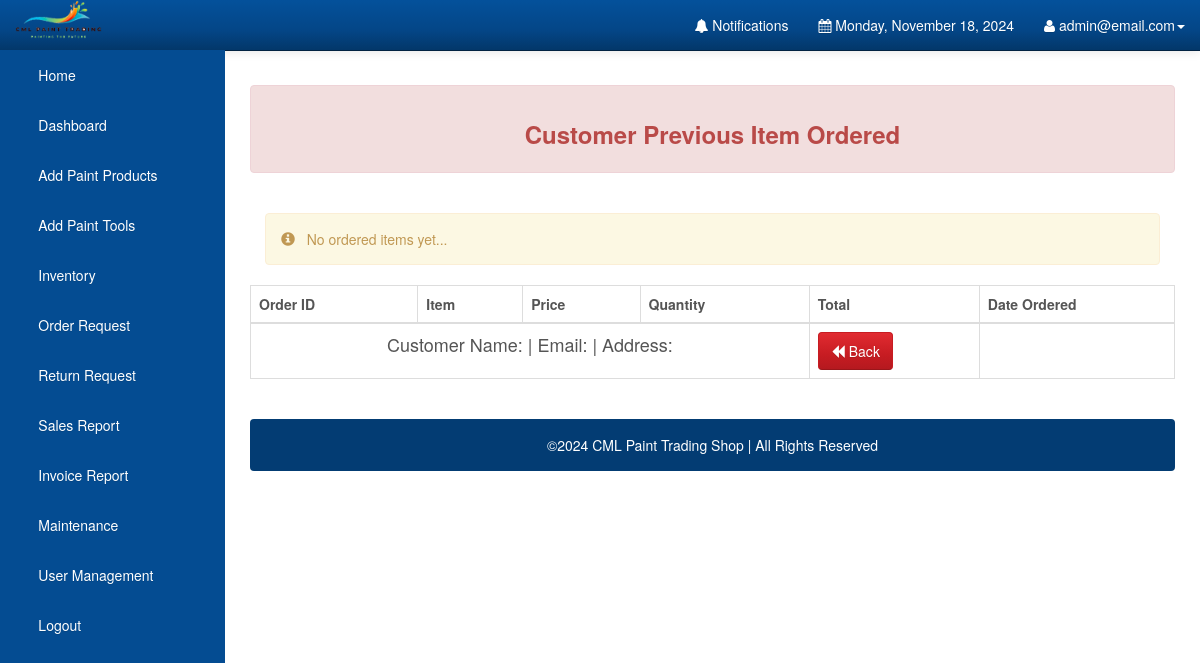
Before: /Admin/previous_orders.php?previous_id=66 (signed in) with the older database file.
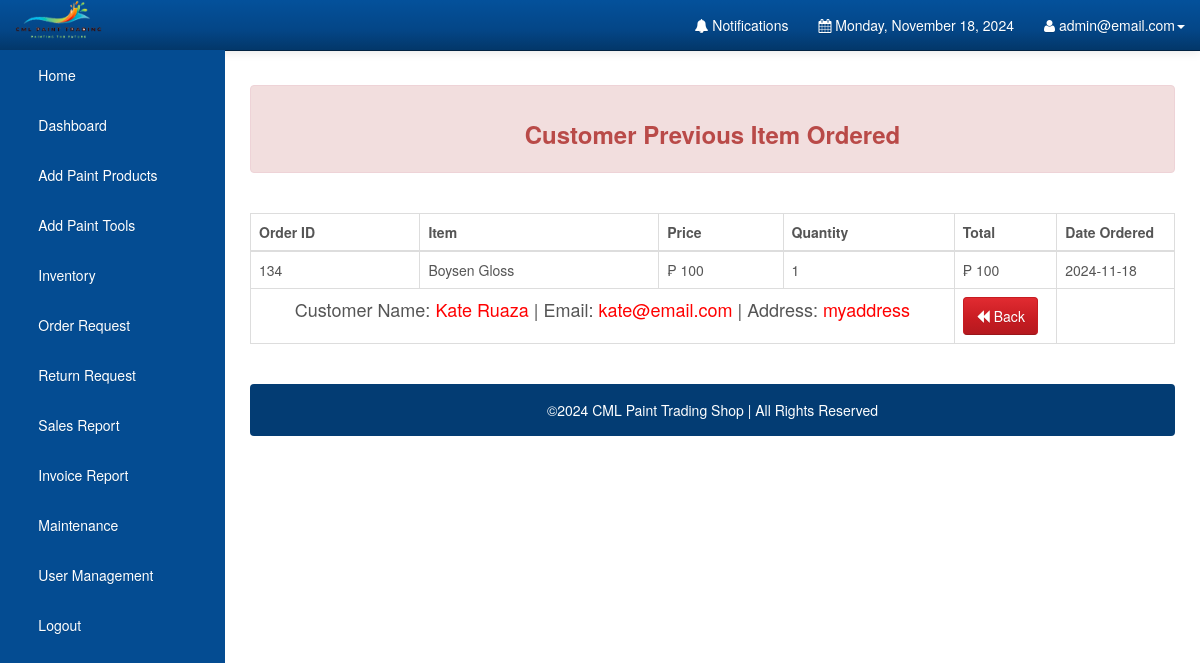
After: the same page with the newer database file.
### tables this page shows
CREATE TABLE `orderdetails` (
  `order_id` int(10) UNSIGNED NOT NULL,
  `user_id` int(11) NOT NULL DEFAULT 0,
  `order_name` varchar(1000) NOT NULL DEFAULT '',
  `order_price` double NOT NULL DEFAULT 0,
  `order_quantity` int(10) UNSIGNED NOT NULL DEFAULT 0,
  `order_total` double NOT NULL DEFAULT 0,
  `order_status` varchar(45) NOT NULL DEFAULT '',
  `order_date` date DEFAULT NULL,
  `order_pick_up` datetime(6) DEFAULT NULL,
  `order_pick_place` enum('Quezon City','Caloocan','Valenzuela','San Jose de Monte') DEFAULT NULL,
  `gl` enum('Gallon','Liter') DEFAULT NULL,
  `payment_id` int(11) DEFAULT NULL,
  `product_id` int(11) DEFAULT NULL
);

CREATE TABLE `users` (
  `user_id` int(11) NOT NULL,
  `user_email` varchar(1000) NOT NULL,
  `user_password` varchar(1000) NOT NULL,
  `user_firstname` varchar(1000) NOT NULL,
  `user_lastname` varchar(1000) NOT NULL,
  `user_address` varchar(1000) NOT NULL,
  `user_mobile` varchar(255) NOT NULL,
  `type` enum('Admin','Customer','Cashier') DEFAULT NULL
);

### Admin/previous_orders.php (the view, shortened to what this page needs)
<?php
require_once 'config.php';
if (isset($_GET['previous_id']) && !empty($_GET['previous_id'])) {
    $view_id = $_GET['previous_id'];
    $stmt_edit = $DB_con->prepare('SELECT users.*, orderdetails.* FROM users INNER JOIN orderdetails ON users.user_id = orderdetails.user_id WHERE orderdetails.payment_id = :previous_id');
    $stmt_edit->execute(array(':previous_id' => $view_id));
    $edit_row = $stmt_edit->fetch(PDO::FETCH_ASSOC);
    extract($edit_row);
    $_user_firstname = $edit_row['user_firstname'];
    $_user_lastname = $edit_row['user_lastname'];
    $_user_address = $edit_row['user_address'];
    $_user_email = $edit_row['user_email'];
} else {
    header("Location: customers.php");
    exit;
}
?>
<!DOCTYPE html>
<html lang="en">
<head>
    <link rel="stylesheet" type="text/css" href="bootstrap/css/bootstrap.min.css" />
    <link rel="stylesheet" type="text/css" href="font-awesome/css/font-awesome.min.css" />
    <link rel="stylesheet" type="text/css" href="css/local.css" />
</head>
<body>
<div id="wrapper">
    <?php include('navigation.php'); ?>
    <div id="page-wrapper">
        <div class="alert alert-danger">
            <center><h3><strong>Customer Previous Item Ordered</strong></h3></center>
        </div>
        <br />
        <div class="table-responsive">
            <table class="display table table-bordered" id="example" cellspacing="0" width="100%">
                <thead>
                <tr>
                    <th>Order ID</th>
                    <th>Item</th>
                    <th>Price</th>
                    <th>Quantity</th>
                    <th>Total</th>
                    <th>Date Ordered</th>
                </tr>
                </thead>
                <tbody>
                <?php
                $stmt = $DB_con->prepare("SELECT * FROM orderdetails WHERE order_id = :order_id AND (order_status = 'Verification' OR order_status = 'Pending')");
                $stmt->bindParam(':order_id', $order_id, PDO::PARAM_INT);
                $stmt->execute();
                if($stmt->rowCount() > 0) {
                    while($row = $stmt->fetch(PDO::FETCH_ASSOC)) {
                        ?>
                        <tr>
                            <td><?php echo $row['order_id']; ?></td>
                            <td><?php echo $row['order_name']; ?></td>
                            <td>&#8369; <?php echo $row['order_price']; ?> </td>
                            <td><?php echo $row['order_quantity']; ?></td>
                            <td>&#8369; <?php echo $row['order_total']; ?></td>
                            <td><?php echo $row['order_date']; ?></td>
                        </tr>
                        <?php
                    }
                } else {
                    ?>
                    <div class="col-xs-12">
                        <div class="alert alert-warning">
                            <span class="glyphicon glyphicon-info-sign"></span> &nbsp; No ordered items yet...
                        </div>
                    </div>
                    <?php
                }
                echo "<tr>";
                echo "<td colspan='4' align='center' style='font-size:18px;'>"."Customer Name: <span style='color:red;'>{$_user_firstname} {$_user_lastname}</span> | Email: <span style='color:red;'>{$_user_email}</span> | Address: <span style='color:red;'>{$_user_address}</span>";
                echo "</td>";
                echo "<td><a class='btn btn-danger' href='customers.php'><span class='glyphicon glyphicon-backward'></span> Back</a></td>";
                echo "</tr>";
                echo "</tbody>";
                echo "</table>";
                echo "</div>";
                echo "<br />";
                echo '<div class="alert alert-default" style="background-color:#033c73;">
                        <p style="color:white;text-align:center;">
                        &copy;2024 CML Paint Trading Shop | All Rights Reserved
                        </p>
                      </div>';
                ?>
        </div>
    </div>
</body>
</html>

Changed rows visible on the page:
added orderdetails: order_id "134", order_name "Boysen Gloss", order_price "100", order_quantity "1", order_total "100", order_date "2024-11-18"
now on this page (row unchanged): users: user_firstname "Kate", user_lastname "Ruaza", user_email "kate@email.com", user_address "myaddress"
Other visible differences:
text no longer shown: "No ordered items yet..."
